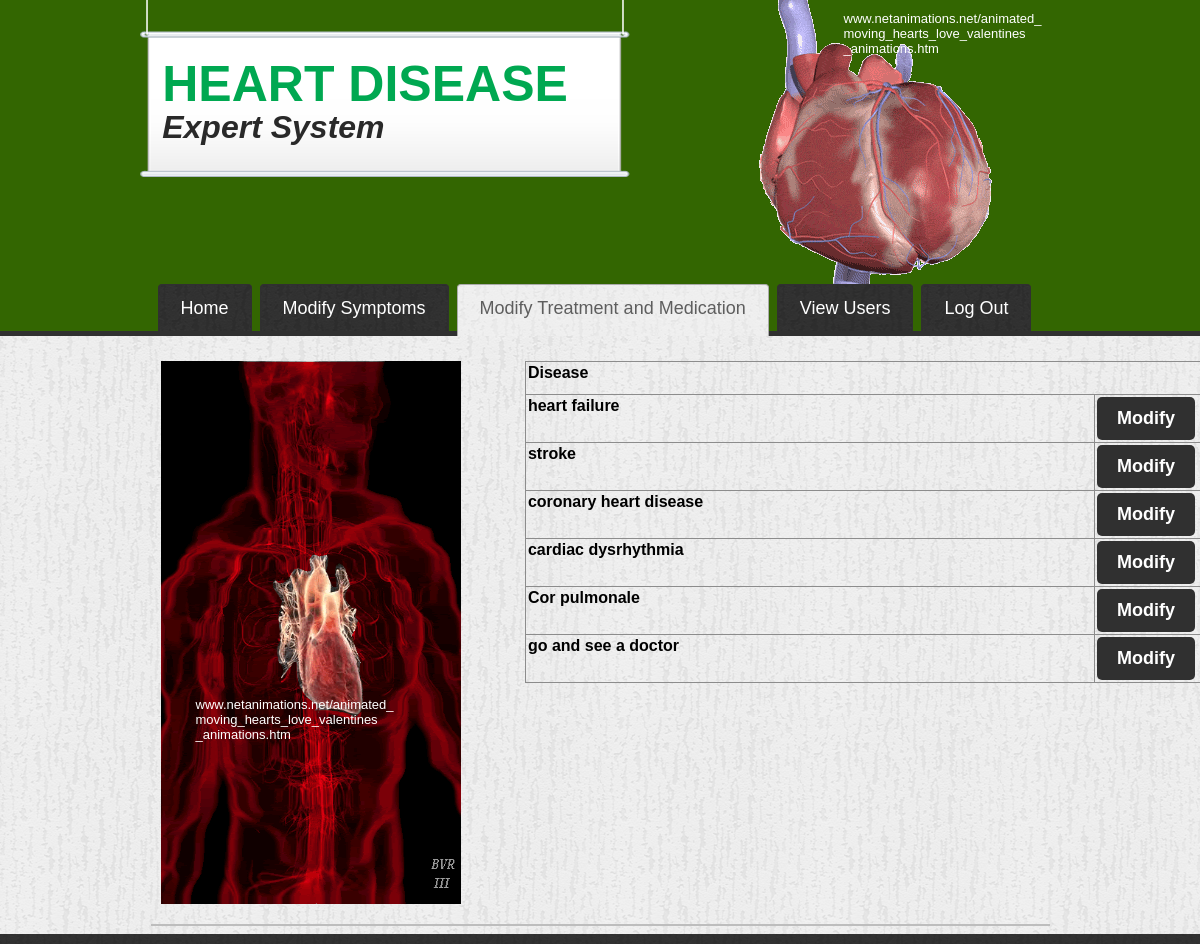
Screenshot of /Treatment.php with the database file from the repository.
### tables this page shows
CREATE TABLE IF NOT EXISTS `treatment` (
  `id` int(11) NOT NULL AUTO_INCREMENT,
  `disease` varchar(200) DEFAULT NULL,
  `treatment` varchar(2000) DEFAULT NULL,
  `medication` varchar(2000) DEFAULT NULL,
  PRIMARY KEY (`id`)
);

### Treatment.php (the view, shortened to what this page needs)
<?php
$logoutAction = $_SERVER['PHP_SELF']."?doLogout=true";
?>
<?php require_once('Connections/config.php'); ?>
<?php
$query_disea = "SELECT id, disease FROM treatment";
$disea = mysql_query($query_disea, $config) or die(mysql_error());
$row_disea = mysql_fetch_assoc($disea);
?>
<!DOCTYPE html>
<html dir="ltr" lang="en-US"><head>
    <link rel="stylesheet" href="style.css" media="screen">
    <link rel="stylesheet" href="style.responsive.css" media="all">
</head>
<body>
<div id="art-main">
<header class="art-header clearfix">
    <div class="art-shapes">
<h1 class="art-headline" data-left="2.51%">
    <a href="#">HEART DIS</a>EASE
</h1>
<h2 class="art-slogan" data-left="2.51%">Expert System</h2>
<div class="art-object0" data-left="100%">
  <div class="style2" id="apDiv1">www.netanimations.net/animated_<br>
moving_hearts_love_valentines<br>
_animations.htm</div>
</div>
<div class="art-object369268148" data-left="0%"></div>
            </div>
<nav class="art-nav clearfix">
    <div class="art-nav-inner">
    <ul class="art-hmenu">
    <li><a href="admin.php">Home</a></li>
    <li><a href="Symptoms.php">Modify Symptoms</a></li>
     <li><a href="Treatment.php" class="active">Modify Treatment and Medication</a></li>
     <li><a href="view.php">View Users</a></li>
     <li><a href="<?php echo $logoutAction ?>">Log Out</a></li>
       </ul>
        </div>
    </nav>
</header>
<div class="art-sheet clearfix">
            <div class="art-layout-wrapper clearfix">
                <div class="art-content-layout">
                    <div class="art-content-layout-row">
                        <div class="art-layout-cell art-content clearfix"><article class="art-post art-article">
                <div class="art-postcontent art-postcontent-0 clearfix"><div class="art-content-layout">
    <div class="art-content-layout-row">
    <div class="art-layout-cell layout-item-1" style="width: 40%" >
         <p><img width="300" height="543" alt="" src="images/beatm.gif" class=""></p>
        <div id="apDiv2"><span class="style2">www.netanimations.net/animated_<br>
moving_hearts_love_valentines<br>
_animations.htm</span></div>
    </div><div class="art-layout-cell layout-item-2" style="width: 60%" ><p  class="a">
<table width="678" border="0" class="a">
  <tr>
    <td height="28" colspan="2" align="center" valign="top">Disease</td>
  </tr>
  <?php do { ?>
    <tr>
      <td width="580"><?php echo $row_disea['disease']; ?></td>
      <td width="88"><form action="Treatment_modify.php" method="post" enctype="multipart/form-data" name="form1" id="form1">
        <input type="submit" name="modify" id="modify" class="art-button"  value="Modify" />
      </form>
        <label for="id"></label></td>
    </tr>
    <?php } while ($row_disea = mysql_fetch_assoc($disea)); ?>
</table>
  </p>  </div>
    </div>
</div>
<div class="art-content-layout-br layout-item-0">
</div>
</div>
                </article></div>
                    </div>
                </div>
            </div>
    </div>
<footer class="art-footer clearfix">
  <div class="art-footer-inner">
  </div>
</footer>
</div>
</body></html>

### Treatment.php (style rules this page uses)
.art-content .art-postcontent-0 .layout-item-0 { border-top-width:2px;border-top-style:solid;border-top-color:#BDBDBD;margin-top: 5px;margin-bottom: 5px; }
.art-content .art-postcontent-0 .layout-item-1 { padding-top: 0px;padding-right: 10px;padding-bottom: 0px;padding-left: 10px; }
.art-content .art-postcontent-0 .layout-item-2 { background: ; padding-top: 0px;padding-right: 10px;padding-bottom: 0px;padding-left: 10px; }
#apDiv1 { position:absolute; width:200px; height:115px; z-index:1; left: 91px; top: 45px; }
.style2 { color: #FFFFFF }
#apDiv2 { position:absolute; width:200px; height:115px; z-index:1; left: 48px; top: 351px; }

### rows the page displays
treatment: disease "heart failure"
treatment: disease "stroke"
treatment: disease "coronary heart disease"
treatment: disease "cardiac dysrhythmia"
treatment: disease "Cor pulmonale"
treatment: disease "go and see a doctor"
